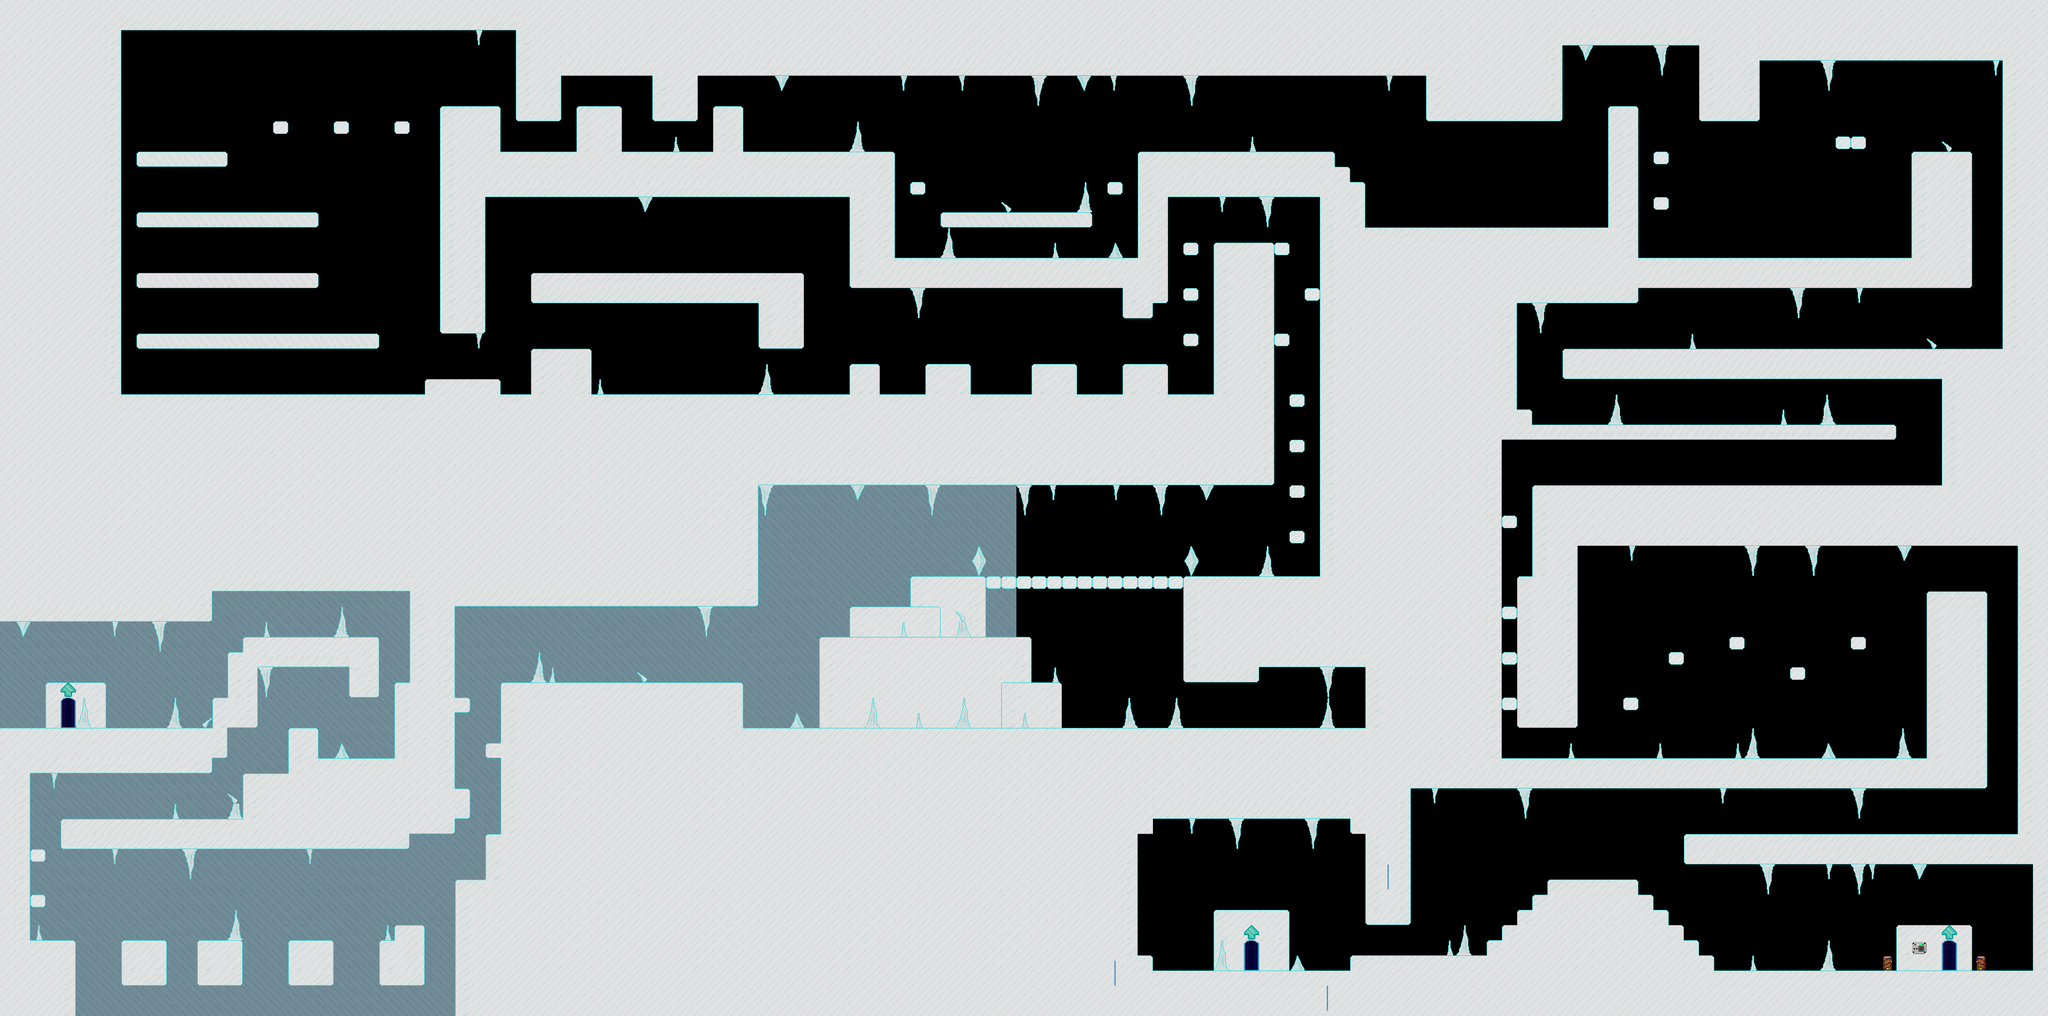

This is a level from a 2D game, rendered from its Tiled map with the project's own tilesets. A one-line summary and the map file follow, with tile-layer data summarised:
An orthogonal 135x67 tile map with 24x24 px tiles, 4 tile layers (background, filler, floor, foreground) and 384 objects (152x sprite, 39x enemy, 26x liquid, 5x door, 4x movingplatform, ...).

<map version="1.0" orientation="orthogonal" width="135" height="67" tilewidth="24" tileheight="24">
 <properties>
  <property name="offset" value="53" />
  <property name="respawn" value="frozencave" />
  <property name="soundtrack" value="winter2" />
  <property name="title" value="Frozencave" />
 </properties>
 <tileset firstgid="1" name="frozencave" tilewidth="24" tileheight="24">
  <image source="../images/tilesets/frozencave.png" width="192" height="240" />
 </tileset>
 <layer name="background" width="135" height="67">
  <properties>
   <property name="parallax" value="0.1" />
  </properties>
  <data>[9045 cells, 2680 non-empty, 1 distinct tile ids]</data>
 </layer>
 <layer name="filler" width="135" height="67">
  <data>[9045 cells, 2 non-empty, 1 distinct tile ids]</data>
 </layer>
 <layer name="floor" width="135" height="67">
  <data>[9045 cells, 5091 non-empty, 10 distinct tile ids]</data>
 </layer>
 <layer name="foreground" width="135" height="67">
  <data>[9045 cells, 196 non-empty, 27 distinct tile ids]</data>
 </layer>
 <objectgroup color="#a42d15" name="platform" width="135" height="67">
  <object x="216" y="240" width="144" height="24" />
  <object x="216" y="432" width="288" height="24" />
  <object x="216" y="528" width="384" height="24" />
  <object x="1488" y="336" width="240" height="24" />
  <object x="1440" y="288" width="24" height="24" />
  <object x="1752" y="288" width="24" height="24" />
  <object x="1872" y="384" width="24" height="24" />
  <object x="1872" y="456" width="24" height="24" />
  <object x="1872" y="528" width="24" height="24" />
  <object x="2016" y="384" width="24" height="24" />
  <object x="2064" y="456" width="24" height="24" />
  <object x="2016" y="528" width="24" height="24" />
  <object x="2040" y="624" width="24" height="24" />
  <object x="2040" y="696" width="24" height="24" />
  <object x="2040" y="768" width="24" height="24" />
  <object x="2040" y="840" width="24" height="24" />
  <object x="1440" y="912" width="432" height="24" />
  <object x="1344" y="960" width="144" height="24" />
  <object x="1296" y="1008" width="336" height="24" />
  <object x="1584" y="1080" width="96" height="24" />
  <object x="72" y="1080" width="96" height="24" />
  <object x="2568" y="1104" width="24" height="24" />
  <object x="2640" y="1032" width="24" height="24" />
  <object x="2736" y="1008" width="24" height="24" />
  <object x="2832" y="1056" width="24" height="24" />
  <object x="2928" y="1008" width="24" height="24" />
  <object x="3000" y="1464" width="120" height="24" />
  <object x="432" y="192" width="24" height="24" />
  <object x="528" y="192" width="24" height="24" />
  <object x="624" y="192" width="24" height="24" />
  <object x="48" y="1344" width="24" height="24" />
  <object x="2616" y="312" width="24" height="24" />
  <object x="2904" y="216" width="48" height="24" />
  <object x="2376" y="816" width="24" height="24" />
  <object x="2376" y="960" width="24" height="24" />
  <object x="2376" y="1032" width="24" height="24" />
  <object x="2376" y="1104" width="24" height="24" />
  <object x="216" y="336" width="288" height="24" />
  <object x="2616" y="240" width="24" height="24" />
  <object x="2502" y="1321" width="56" height="22" />
  <object x="1920" y="1440" width="120" height="24" />
  <object x="48" y="1416" width="24" height="24" />
 </objectgroup>
 <objectgroup color="#000000" name="nodes" width="135" height="67">
  <!-- 342 objects omitted --></objectgroup>
 <objectgroup name="movement" width="135" height="67">
  <!-- 111 objects omitted --></objectgroup>
 <objectgroup color="#93a427" name="block" width="135" height="67">
  <!-- 107 objects omitted --></objectgroup>
</map>
<!-- 342 of 384 objects omitted -->